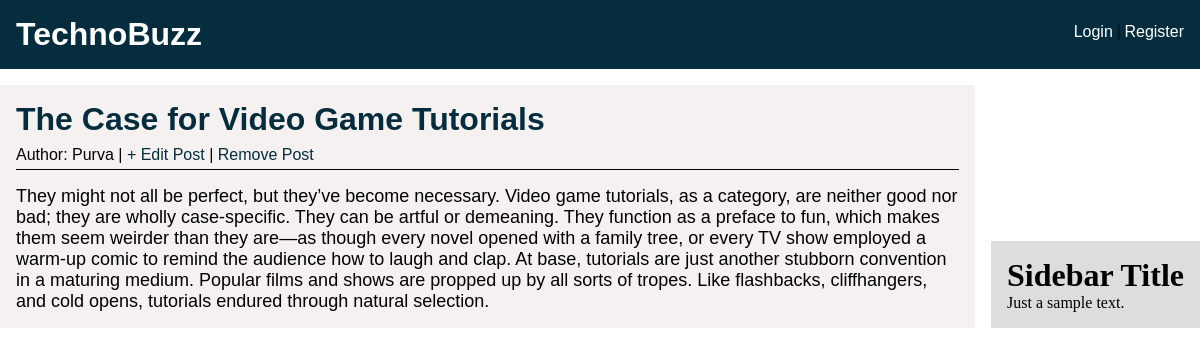
The app's page /article/9/ with its own data.
### blog/models.py (models this page shows, shortened)
class Post(models.Model):
	title = models.CharField(max_length=255)
	author = models.ForeignKey('auth.User',on_delete=models.CASCADE)
	body = models.TextField()

### blog/views.py (the view)
# urls.py: path('article/<int:pk>/',PostDetailView.as_view(),name="post-detail"),
class PostDetailView(DetailView):
	model = Post
	template_name = 'post_detail.html'

### blog/templates/post_detail.html (shortened to what this page needs)
{% extends 'base.html' %}
{%block content %}
	<div class="post_details">
		<div class="post_info">
			<h1>{{post.title}}</h1>
			<div class="post_detail_meta">
			<p>Author: {{post.author}} | <a href="{% url 'post-edit' post.pk %}"> + Edit Post </a> | <a href="{% url 'post-delete' post.pk%}"> Remove Post</a></p>
		</div>
		</div>
		<p class="post_detail_content">
			{{post.body}}
		</p>
	</div>
{% endblock%}

### static/css/style.css (style rules this page uses)
* { margin:0; padding: 0; }
a { text-decoration: none; }
.post_details { font-family:sans-serif; background: #f3eeeecf; padding: 1rem; }
.post_detail_meta { margin-top: 0.5rem; }
.post_detail_meta a { color: #052d3d; }
.post_detail_content { padding-top: 1rem; font-size:18px; }
.post_info { border-bottom: 1px solid; padding-bottom: 5px; }
.post_info h1 { color:#052d3d; }

### records on screen
Post: title "The Case for Video Game Tutorials", author "Purva", body "They might not all be perfect, but they’ve become necessary. Video game tutorials, as a category, are neither good nor bad; they are wholly case-specific. They can be artful or demeaning. They function as a preface to fun, which makes them seem weirder than they are—as though every novel opened with a family tree, or every TV show employed a warm-up comic to remind the audience how to laugh and clap. At base, tutorials are just another stubborn convention in a maturing medium. Popular films and shows are propped up by all sorts of tropes. Like flashbacks, cliffhangers, and cold opens, tutorials endured through natural selection."
